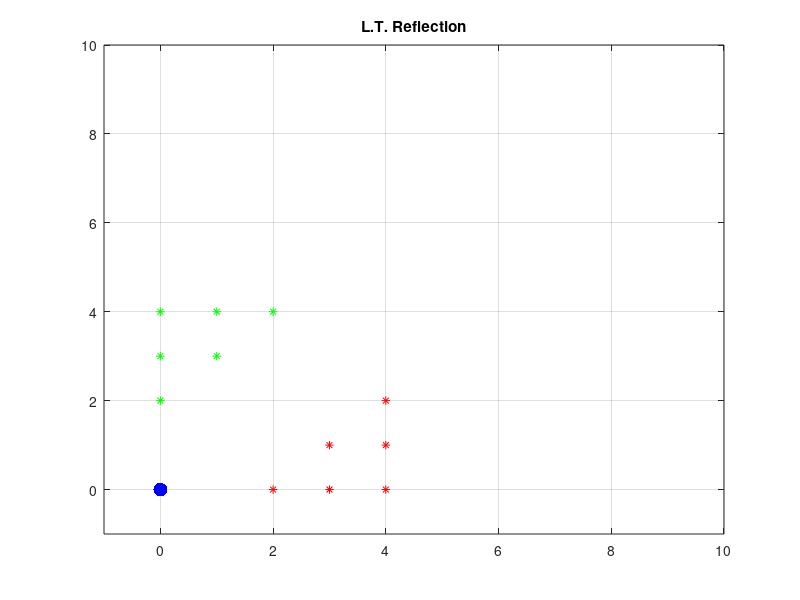

MATLAB code for this plot:
% Linear Transformations
% 07/2017
% Rodrigo Vimieiro

%%
close all;clear all;clc

%Triangle
Object = [2 3 3 4 4 4
          0 1 0 2 1 0];
      
plot(Object(1,1:end),Object(2,1:end),'r*')
hold on

%Origin
plot(0,0,'b.','MarkerSize',30)

%Reflection Matrix
LinearTranfM = [0 1
                1 0];
   
%Linear transformation
Result = LinearTranfM * Object;

%Showing results
plot(Result(1,1:end),Result(2,1:end),'g*')
axis([-1 10 -1 10])
title('L.T. Reflection');
grid on
  
  